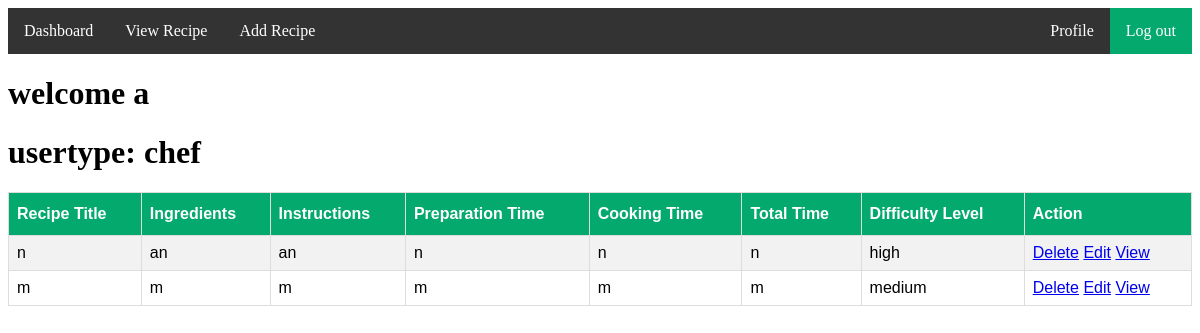
/viewrecipe/ (signed in), run on the app's committed database.
### myApp/models.py (models this page shows, shortened)
class CustomUserModel(AbstractUser):
    GENDER=[
        ('male','Male'),
        ('female','Female'),
        ('other','Other'),
    ]
    COUNTRY=[
        ('BD','Bangladesh'),
        ('IN','India'),
        ('PK','Pakistan'),
    ]
    USER_TYPE=[
        ('chef','Chef'),
        ('viewer','Viewer'),
    ]
    Gender=models.CharField(choices=GENDER, max_length=100, null=True)
    Age=models.CharField(max_length=100, null=True)
    City=models.CharField(max_length=100, null=True)
    Country=models.CharField(choices=COUNTRY, max_length=100, null=True)
    UserType=models.CharField(choices=USER_TYPE, max_length=100, null=True)

class RecipeModel(models.Model):
    TAG=[
        ('vegetarian','Vegetarian'),
        ('non-vegetarian','Non-vegetarian'),
    ]
    LEVEL=[
        ('low','Low'),
        ('medium','Medium'),
        ('high','High'),
    ]
    CATEGORIES=[
        ('breakfast','Breakfast'),
        ('lunch','Lunch'),
        ('dinner','Dinner'),
    ]
    RecipeTitle=models.CharField(max_length=100, null=True)
    Ingredients=models.CharField(max_length=100, null=True)
    Instructing=models.CharField(max_length=100, null=True)
    PreparationTime=models.CharField(max_length=100, null=True)
    CookingTime=models.CharField(max_length=100, null=True)
    TotalTime=models.CharField(max_length=100, null=True)
    DifficultyLevel=models.CharField(choices=LEVEL ,max_length=100, null=True)
    NutrationalInformation=models.CharField(max_length=100, null=True)
    SampleRecepeImage=models.ImageField(upload_to='media/Image', null=True)
    RecipeCategory=models.CharField(choices=CATEGORIES ,max_length=100, null=True)
    Tags=models.CharField(choices=TAG ,max_length=100, null=True)
    TotalCalories=models.CharField(max_length=100, null=True)
    OwnerOfJobPost=models.ForeignKey(CustomUserModel, on_delete=models.CASCADE, null=True)

### myProject/views.py (the view)
# urls.py: path('viewrecipe/', viewrecipe, name='viewrecipe'),
@login_required
def viewrecipe(request):
    if request.user.UserType== 'chef':
        recipe=RecipeModel.objects.filter(OwnerOfJobPost = request.user)
    else:
        recipe=RecipeModel.objects.all()
    contex={
        'recipe':recipe,
    }
    return render(request,'viewrecipe.html',contex)

### templates/viewrecipe.html (shortened to what this page needs)
{% extends 'index.html' %}
{% block content %}
    <!DOCTYPE html>
    <html lang="en">
    <head>
    </head>
    <body>
        <div class="card">
            <h1>welcome {{user}}</h1>
            <h1>usertype: {{user.UserType}} </h1>
            {% if request.user.UserType == 'chef' %}
            <table id="customers">
                <tr>
                <th>Recipe Title</th>
                <th>Ingredients</th>
                <th>Instructions</th>
                <th>Preparation Time</th>
                <th>Cooking Time</th>
                <th>Total Time</th>
                <th>Difficulty Level</th>
                <th>Action</th>
                </tr>
            {% for i in recipe %}
                <tr>
                    <td> {{i.RecipeTitle}} </td>
                    <td> {{i.Ingredients}} </td>
                    <td> {{i.Instructing}} </td>
                    <td> {{i.PreparationTime}} </td>
                    <td> {{i.CookingTime}} </td>
                    <td> {{i.TotalTime}} </td>
                    <td> {{i.DifficultyLevel}} </td>
                    <td>
                        <a href="{% url 'deleterecipe' i.id %}">Delete</a>
                        <a href="{% url 'editrecipe' i.id %}">Edit</a>
                        <a href="{% url 'viewfull' i.id %}">View</a>
                    </td>
                </tr>
            {% endfor %}
            </table>
        {% endif %}
    </body>
    </html>
{% endblock content %}

### templates/index.html (shortened to what this page needs)
<!DOCTYPE html>
<html lang="en">
<head>
</head>
<body>
    {% include 'navbar.html' %}
    {% block content %}
    {% endblock content %}
</body>
</html>

### templates/navbar.html (shortened to what this page needs)
  <!DOCTYPE html>
  <html lang="en">
  <head>
  </head>
  <body>
<ul>
    <li><a href="{% url 'dashboard' %}">Dashboard</a></li>
    <li><a href="{% url 'viewrecipe' %}">View Recipe</a></li>
    {% if request.user.UserType == 'chef' %}
    <li><a href="{% url 'addrecipe' %}">Add Recipe</a></li>
    {% endif %}
    <li style="float:right"><a class="active" href="{% url 'logoutpage' %}">Log out</a></li>
    <li style="float:right"><a href="{% url 'profile' %}">Profile</a></li>
  </ul>
  </body>
  </html>

### templates/index.html (style rules this page uses)
ul { list-style-type: none; margin: 0; padding: 0; overflow: hidden; background-color: #333; }
li { float: left; }
li a { display: block; color: white; text-align: center; padding: 14px 16px; text-decoration: none; }
.active { background-color: #04AA6D; }

### templates/viewrecipe.html (style rules this page uses)
#customers { font-family: Arial, Helvetica, sans-serif; border-collapse: collapse; width: 100%; }
#customers td, #customers th { border: 1px solid #ddd; padding: 8px; }
#customers tr:nth-child(even) { background-color: #f2f2f2; }
#customers th { padding-top: 12px; padding-bottom: 12px; text-align: left; background-color: #04AA6D; color: white; }

### data on the page
CustomUserModel: username "a", UserType "chef"
RecipeModel: RecipeTitle "n", Ingredients "an", Instructing "an", PreparationTime "n", CookingTime "n", TotalTime "n", DifficultyLevel "high"
RecipeModel: RecipeTitle "m", Ingredients "m", Instructing "m", PreparationTime "m", CookingTime "m", TotalTime "m", DifficultyLevel "medium"
